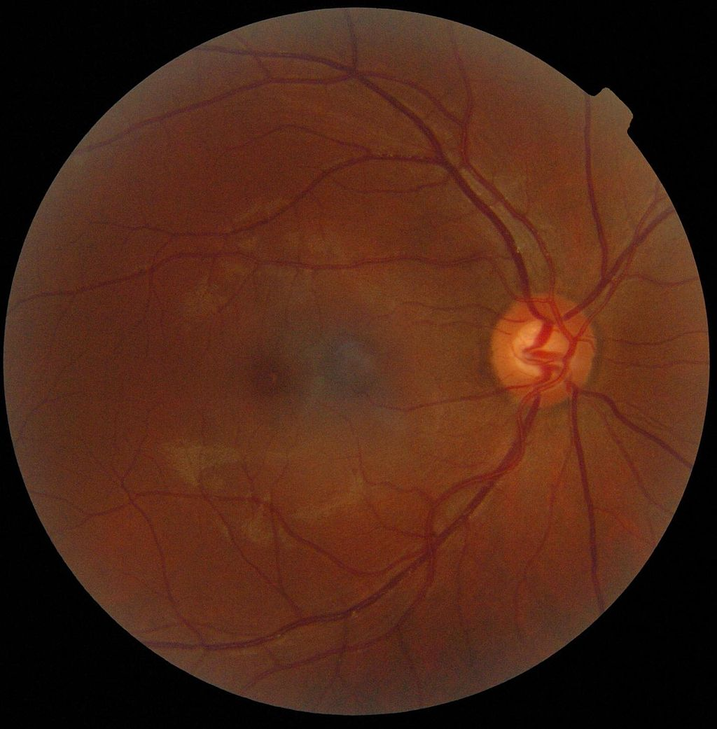
#> input picture data/hist/retina.png, 717 x 729 px, shrunk from 1024 x 1041 before the run
$ python Q3d_histogram_matching.py
#> lines starting #> are read from the running program, lines starting #| are printed output that depends on the picture; after the words box and inside, x2 and y2 are one past the last pixel; in counts of white or black regions, pixels touching at a corner belong together
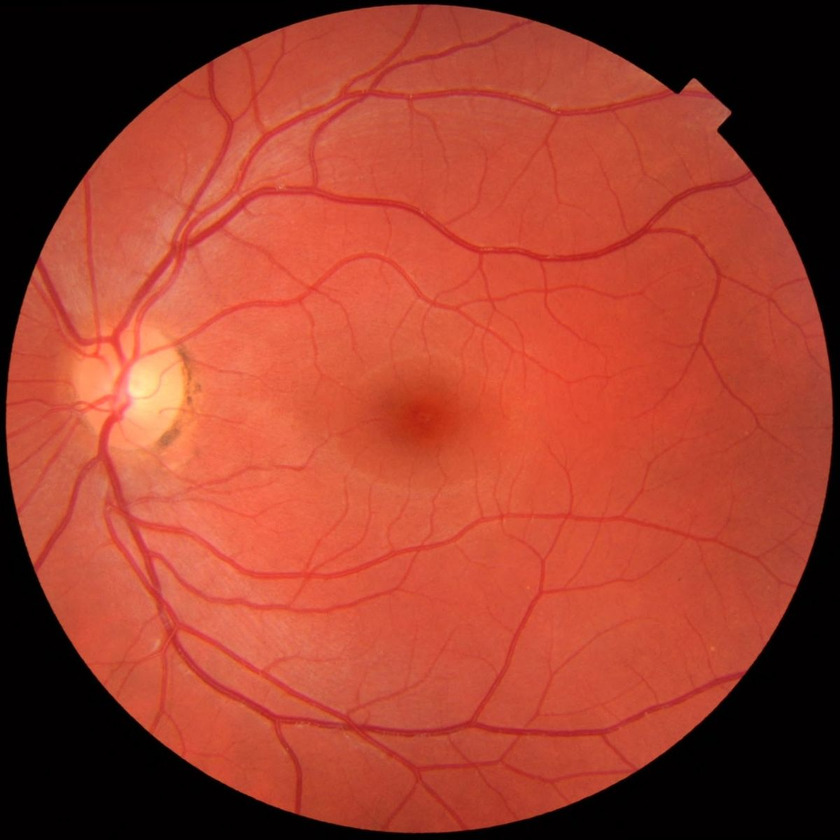
#> input picture data/hist/retinaRef.png, 840 x 840 px, shrunk from 1200 x 1200 before the run
#| Source dtype: float32 Reference dtype: float32
import numpy as np
import cv2
import matplotlib.pyplot as plt
import imageio.v3 as iio
from PIL import Image

def myHistMatch(src_img, ref_img, bins=8, show=True):
    # --- Convert to YCrCb ---
#> called with bins = 8, show = True
    src_ycc = cv2.cvtColor(src_img.astype(np.float32), cv2.COLOR_RGB2YCrCb)
#> src_ycc: shape (729, 717, 3) float32; mean of channels 0, 1, 2 48.5, 20.7, -13.8
    ref_ycc = cv2.cvtColor(ref_img.astype(np.float32), cv2.COLOR_RGB2YCrCb)
#> ref_ycc: shape (840, 840, 3) float32; mean of channels 0, 1, 2 90.2, 49.8, -24.4

    Y_src, Cr_src, Cb_src = cv2.split(src_ycc)
    Y_ref, Cr_ref, Cb_ref = cv2.split(ref_ycc)
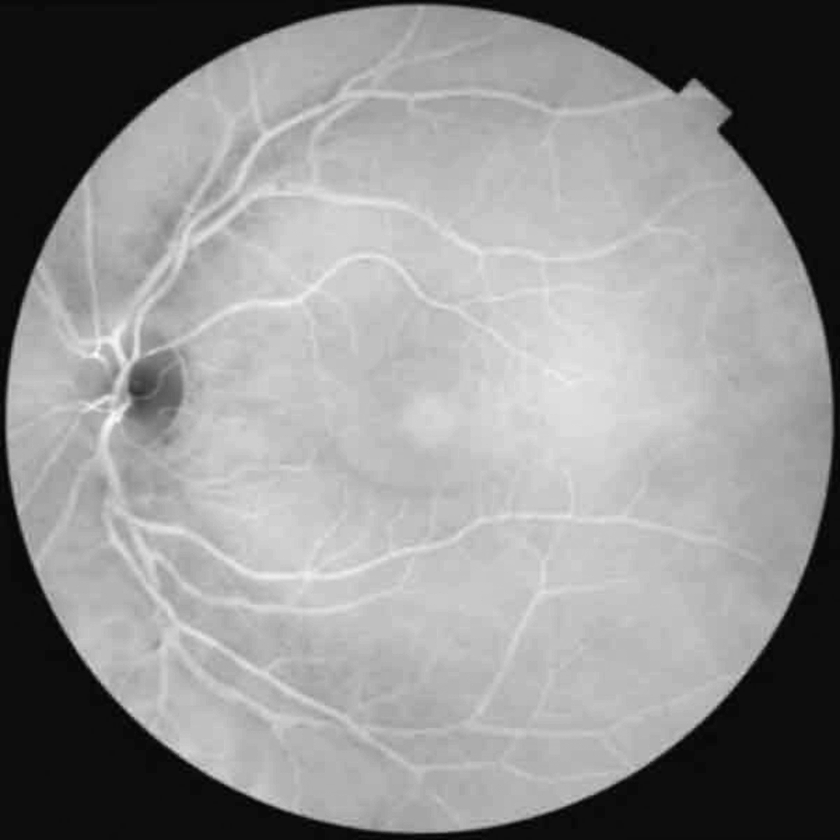
#> Cr_ref: shape (840, 840) float32; min -3.42, max 90.32, mean 49.9; drawn with min black and max white

    # --- Mask: ignore black background ---
    mask_src = np.any(src_img > 5, axis=-1)
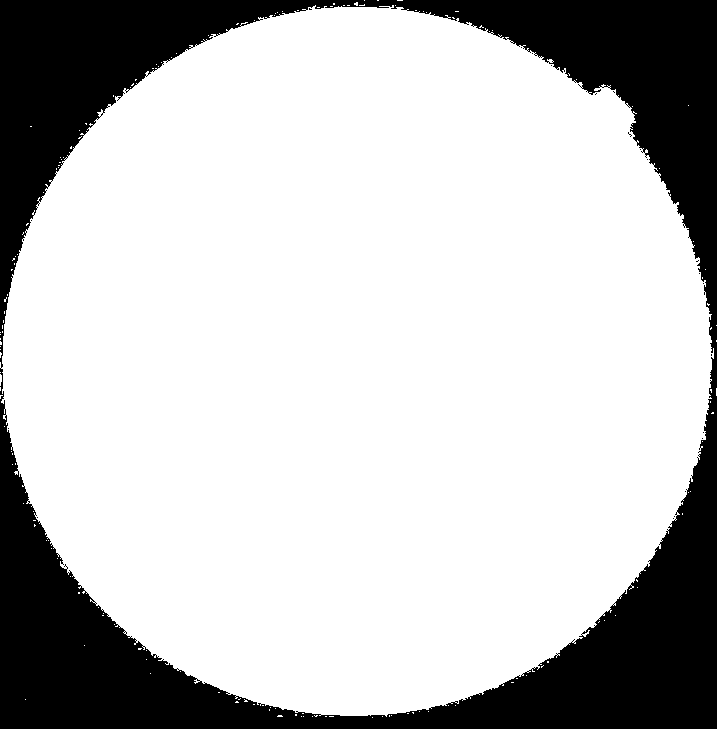
#> mask_src: shape (729, 717) bool; 76% white; 22 black regions (21 under 20 px), largest, box (x1, y1, x2, y2) and area: (0, 0, 717, 729) 125453
    mask_ref = np.any(ref_img > 5, axis=-1)
#> mask_ref: shape (840, 840) bool; 77.7% white; 9 black regions (8 under 20 px), largest, box (x1, y1, x2, y2) and area: (0, 0, 840, 840) 157269

    # --- Compute histograms (masked) ---
    hist_src, bin_edges = np.histogram(Y_src[mask_src], bins=bins, range=[0,256])
#> hist_src = [3641, 214742, 174863, 3085, 867, 8, 0, 0]; bin_edges = [0, 32, 64, 96, 128, 160, 192, 224, 256]
    hist_ref, _         = np.histogram(Y_ref[mask_ref], bins=bins, range=[0,256])
#> hist_ref = [8022, 1430, 37222, 375255, 116121, 7121, 3022, 122]

    # --- Compute CDFs ---
    cdf_src = np.cumsum(hist_src).astype(np.float64)
#> cdf_src = [3641, 218383, 393246, 396331, 397198, 397206, 397206, 397206]
    cdf_src /= cdf_src[-1]
#> cdf_src = [0.00917, 0.55, 0.99, 0.998, 1, 1, 1, 1]

    cdf_ref = np.cumsum(hist_ref).astype(np.float64)
#> cdf_ref = [8022, 9452, 46674, 421929, 538050, 545171, 548193, 548315]
    cdf_ref /= cdf_ref[-1]
#> cdf_ref = [0.0146, 0.0172, 0.0851, 0.77, 0.981, 0.994, 1, 1]

    # --- Mapping function: inverse transform method ---
    # For each gray level in source, find matching gray level in reference
    mapping = np.zeros(bins, dtype=np.float32)
    j = 0
    for i in range(bins):
        while j < bins-1 and cdf_ref[j] < cdf_src[i]:
            j += 1
        mapping[i] = j * (256.0/bins)

    # --- Apply mapping to source luminance ---
    Y_src_int = np.clip((Y_src * (bins-1)/255).astype(int), 0, bins-1)
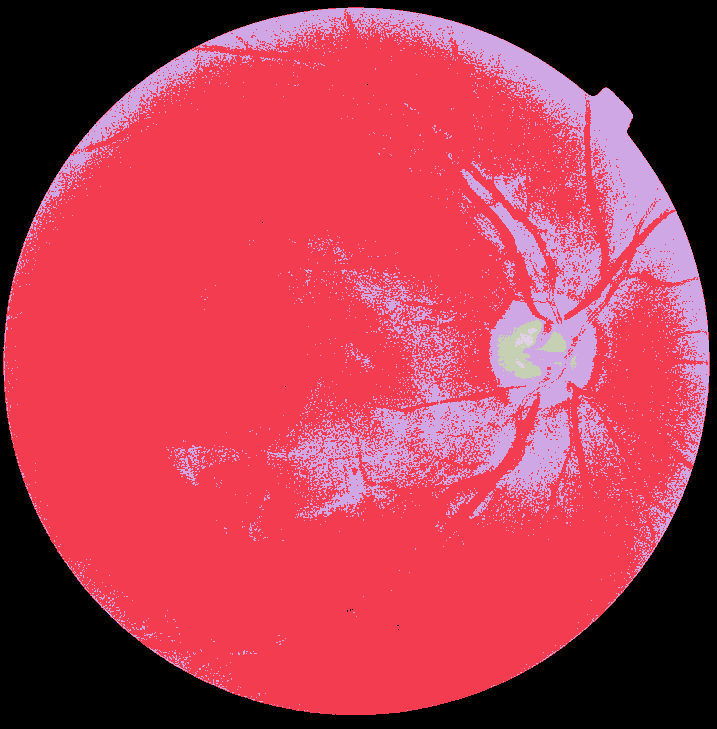
#> Y_src_int: shape (729, 717) int64; 5 distinct labels, from 0 to 4; one colour per label, 0 black
    Y_matched = mapping[Y_src_int]
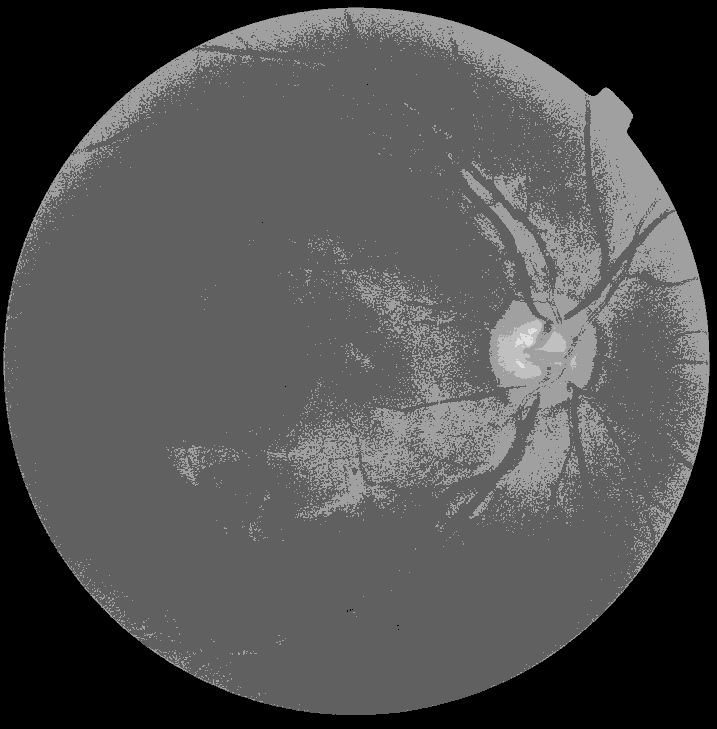
#> Y_matched: shape (729, 717) float32; min 0, max 224, mean 80.8

    # --- Merge back channels ---
    img_ycc_matched = cv2.merge([Y_matched, Cr_src, Cb_src])
#> img_ycc_matched: shape (729, 717, 3) float32; mean of channels 0, 1, 2 80.8, 20.7, -13.8
    img_matched = cv2.cvtColor(img_ycc_matched.astype(np.float32), cv2.COLOR_YCrCb2RGB)
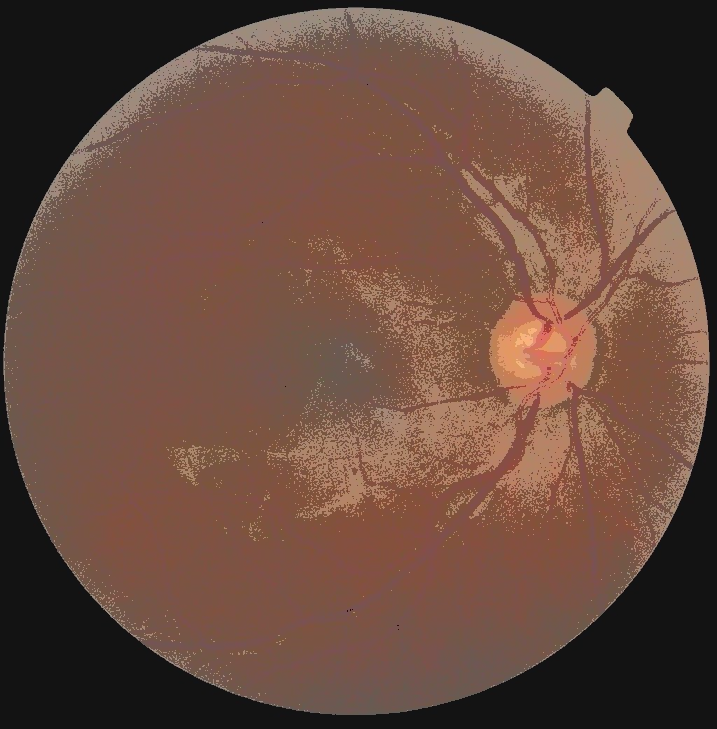
#> img_matched: shape (729, 717, 3) float32; mean R, G, B 109.3, 71.3, 55.6; drawn with min black and max white

    if show:
        fig, ax = plt.subplots(2, 3, figsize=(15,8))

        cmap_choice = "viridis"  # ≥200 colors

        # Images
        # Images
        im0 = ax[0,0].imshow(src_img/255.0, cmap="copper", vmin=0, vmax=255)
        ax[0,0].set_title("Source Image")
        fig.colorbar(im0, ax=ax[0,0], fraction=0.046, pad=0.04)

        im1 = ax[0,1].imshow(ref_img/255.0, cmap="copper", vmin=0, vmax=255)
        ax[0,1].set_title("Reference Image")
        fig.colorbar(im1, ax=ax[0,1], fraction=0.046, pad=0.04)

        im2 = ax[0,2].imshow(img_matched/255.0, cmap="copper", vmin=0, vmax=255)
        ax[0,2].set_title("Histogram Matched")
        fig.colorbar(im2, ax=ax[0,2], fraction=0.046, pad=0.04)

        # Histograms
        ax[1,0].hist(Y_src[mask_src].ravel(), bins=bins, range=(0,255), color="blue")
        ax[1,0].set_title("Source Luminance Hist")

        ax[1,1].hist(Y_ref[mask_ref].ravel(), bins=bins, range=(0,255), color="green")
        ax[1,1].set_title("Reference Luminance Hist")

        ax[1,2].hist(Y_matched[mask_src].ravel(), bins=bins, range=(0,255), color="red")
        ax[1,2].set_title("Matched Luminance Hist")


        # Histograms
        ax[1,0].hist(Y_src[mask_src].ravel(), bins=bins, range=(0,255), color="blue")
        ax[1,0].set_title("Source Luminance Hist")

        ax[1,1].hist(Y_ref[mask_ref].ravel(), bins=bins, range=(0,255), color="green")
        ax[1,1].set_title("Reference Luminance Hist")

        ax[1,2].hist(Y_matched[mask_src].ravel(), bins=bins, range=(0,255), color="red")
        ax[1,2].set_title("Matched Luminance Hist")

        plt.tight_layout()
        plt.show()
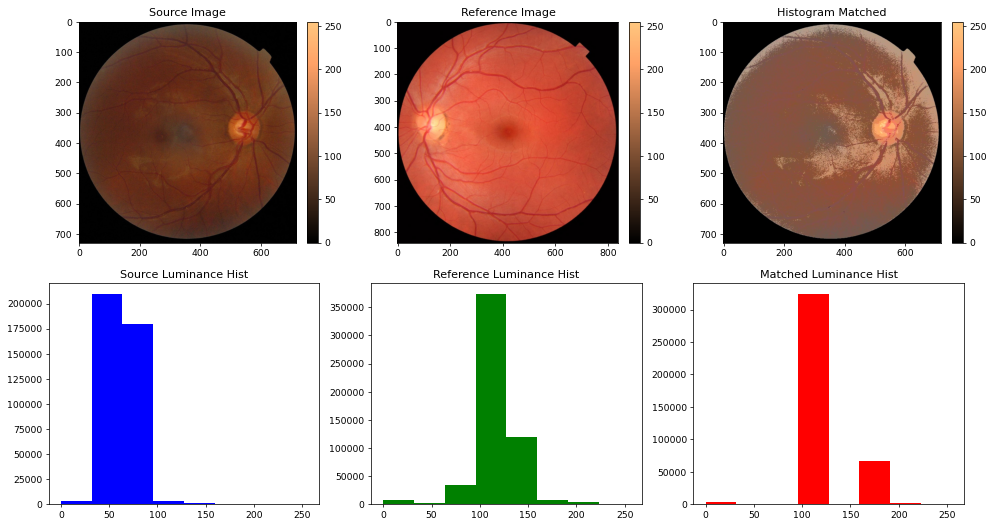
#> figure drawn by matplotlib, 9 panels; panel 4: tallest bar 209819 high, from x = 31.88 to 63.75; panel 4: tallest bar 209819 high, from x = 31.88 to 63.75; panel 5: tallest bar 374224 high, from x = 95.62 to 127.5; panel 5: tallest bar 374224 high, from x = 95.62 to 127.5

    return img_matched


img1_path = "data/hist/retina.png"
img2_path = "data/hist/retinaRef.png"

try:
    img1 = iio.imread(img1_path).astype(np.float32)
    img2 = iio.imread(img2_path).astype(np.float32)
except:
    img1 = np.array(Image.open(img1_path)).astype(np.float32)
    img2 = np.array(Image.open(img2_path)).astype(np.float32)

print("Source dtype:", img1.dtype, "Reference dtype:", img2.dtype)

matched_img = myHistMatch(img1, img2, bins=8, show=True)
